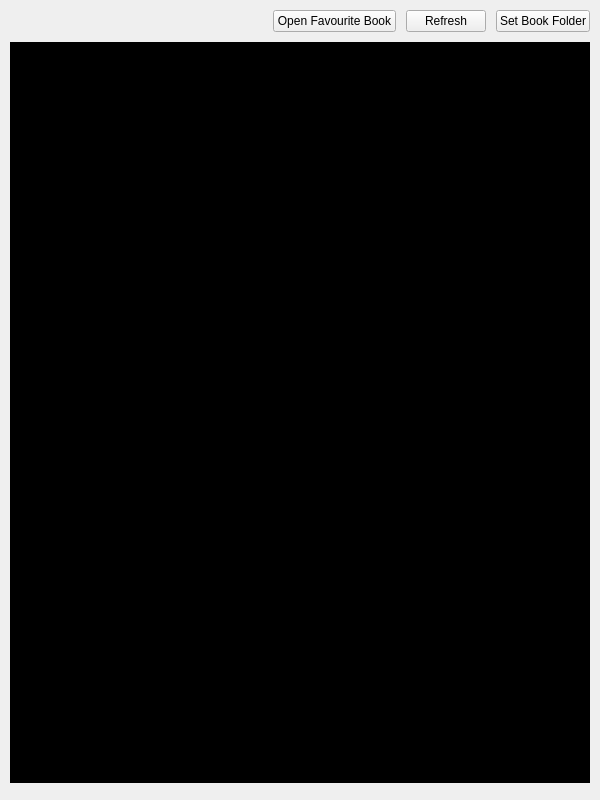
<?xml version="1.0" encoding="UTF-8"?>
<ui version="4.0">
 <class>BookList</class>
 <widget class="QWidget" name="BookList">
  <property name="geometry">
   <rect>
    <x>0</x>
    <y>0</y>
    <width>600</width>
    <height>800</height>
   </rect>
  </property>
  <layout class="QVBoxLayout" name="mainLayout" stretch="0,0,1">
   <property name="spacing">
    <number>10</number>
   </property>
   <property name="leftMargin">
    <number>10</number>
   </property>
   <property name="topMargin">
    <number>10</number>
   </property>
   <property name="rightMargin">
    <number>10</number>
   </property>
   <property name="bottomMargin">
    <number>10</number>
   </property>
   <item>
    <layout class="QHBoxLayout" name="menuLayout" stretch="1,0,0">
     <property name="spacing">
      <number>10</number>
     </property>
     <property name="leftMargin">
      <number>0</number>
     </property>
     <property name="topMargin">
      <number>0</number>
     </property>
     <property name="rightMargin">
      <number>0</number>
     </property>
     <property name="bottomMargin">
      <number>0</number>
     </property>
     <item>
      <spacer name="leftSpacer">
       <property name="orientation">
        <enum>Qt::Horizontal</enum>
       </property>
      </spacer>
     </item>
     <item>
      <widget name="openFavouriteButton" class="QPushButton">
       <property name="text">
        <string>Open Favourite Book</string>
       </property>
      </widget>
     </item>
     <item>
      <widget name="refreshButton" class="QPushButton">
       <property name="text">
        <string>Refresh</string>
       </property>
      </widget>
     </item>
     <item>
      <widget name="bookPathButton" class="QPushButton">
       <property name="text">
        <string>Set Book Folder</string>
       </property>
      </widget>
     </item>
    </layout>
   </item>
   <item>
    <widget name="divider" class="Line">
     <property name="styleSheet">
      <string notr="true">* { min-height: 1px; background: black; }</string>
     </property>
    </widget>
   </item>
   <item>
    <layout class="QVBoxLayout" name="bookLayout">
     <property name="spacing">
      <number>10</number>
     </property>
     <property name="leftMargin">
      <number>0</number>
     </property>
     <property name="topMargin">
      <number>0</number>
     </property>
     <property name="rightMargin">
      <number>0</number>
     </property>
     <property name="bottomMargin">
      <number>0</number>
     </property>
    </layout>
   </item>
   <item>
    <spacer name="bottomSpacer">
     <property name="orientation">
      <enum>Qt::Vertical</enum>
     </property>
    </spacer>
   </item>
  </layout>
 </widget>
 <customwidgets/>
 <resources/>
 <connections/>
</ui>
